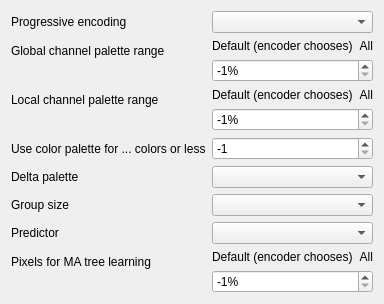
         <widget class="QWidget" name="modularEncodingParameters">
          <attribute name="title">
           <string>Modular parameters</string>
          </attribute>
          <layout class="QFormLayout" name="formLayout_3">
           <item row="0" column="0">
            <widget class="QLabel" name="lblResponsive">
             <property name="toolTip">
              <string>&lt;html&gt;&lt;head/&gt;&lt;body&gt;&lt;p&gt;Enables the 'Squeeze' transform that allows images to load progressively from low to high quality as data streams in.&lt;/p&gt;&lt;/body&gt;&lt;/html&gt;</string>
             </property>
             <property name="text">
              <string>Progressive encoding</string>
             </property>
            </widget>
           </item>
           <item row="0" column="1">
            <widget class="QComboBox" name="responsive">
             <property name="toolTip">
              <string>Enables or disables progressive encoding for modular mode.</string>
             </property>
            </widget>
           </item>
           <item row="1" column="0">
            <widget class="QLabel" name="lblChannelColorsGlobalPercent">
             <property name="toolTip">
              <string>&lt;html&gt;&lt;head/&gt;&lt;body&gt;&lt;p&gt;Controls how color values are mapped across the entire image. 'All' uses the full range; smaller percentages create more efficient compression for images with limited color ranges.&lt;/p&gt;&lt;/body&gt;&lt;/html&gt;</string>
             </property>
             <property name="text">
              <string>Global channel palette range</string>
             </property>
            </widget>
           </item>
           <item row="1" column="1">
            <layout class="QGridLayout" name="gridLayout2">
             <item row="1" column="0" colspan="2">
              <widget class="KisSliderSpinBox" name="channelColorsGlobalPercent">
               <property name="toolTip">
                <string>Use Global channel palette if the amount of colors is smaller than this percentage of range.
Use 0-100 to set an explicit percentage, -1 to use the encoder default.
Used for modular encoding.</string>
               </property>
               <property name="suffix">
                <string>%</string>
               </property>
               <property name="minimum">
                <number>-1</number>
               </property>
               <property name="maximum">
                <number>100</number>
               </property>
               <property name="value">
                <number>-1</number>
               </property>
               <property name="pageStep" stdset="0">
                <number>1</number>
               </property>
              </widget>
             </item>
             <item row="0" column="0">
              <widget class="QLabel" name="lblNone">
               <property name="text">
                <string comment="JPEG-XL encoder options">Default (encoder chooses)</string>
               </property>
              </widget>
             </item>
             <item row="0" column="1">
              <widget class="QLabel" name="lblBest">
               <property name="text">
                <string>All</string>
               </property>
               <property name="alignment">
                <set>Qt::AlignRight|Qt::AlignTrailing|Qt::AlignVCenter</set>
               </property>
              </widget>
             </item>
            </layout>
           </item>
           <item row="2" column="0">
            <widget class="QLabel" name="lblChannelColorsGroupPercent">
             <property name="toolTip">
              <string>&lt;html&gt;&lt;head/&gt;&lt;body&gt;&lt;p&gt;Controls color mapping within local 256×256 pixel tiles. More efficient for images with areas of limited color variety.&lt;/p&gt;&lt;/body&gt;&lt;/html&gt;</string>
             </property>
             <property name="text">
              <string>Local channel palette range</string>
             </property>
            </widget>
           </item>
           <item row="2" column="1">
            <layout class="QGridLayout" name="gridLayout3">
             <item row="1" column="0" colspan="2">
              <widget class="KisSliderSpinBox" name="channelColorsGroupPercent">
               <property name="toolTip">
                <string>Use Local (per-group) channel palette if the amount of colors is smaller than this percentage of range.
Use 0-100 to set an explicit percentage, -1 to use the encoder default.
Used for modular encoding.</string>
               </property>
               <property name="suffix">
                <string>%</string>
               </property>
               <property name="minimum">
                <number>-1</number>
               </property>
               <property name="maximum">
                <number>100</number>
               </property>
               <property name="value">
                <number>-1</number>
               </property>
               <property name="pageStep" stdset="0">
                <number>1</number>
               </property>
              </widget>
             </item>
             <item row="0" column="0">
              <widget class="QLabel" name="lblNone2">
               <property name="text">
                <string comment="JPEG-XL encoder options">Default (encoder chooses)</string>
               </property>
              </widget>
             </item>
             <item row="0" column="1">
              <widget class="QLabel" name="lblBest2">
               <property name="text">
                <string>All</string>
               </property>
               <property name="alignment">
                <set>Qt::AlignRight|Qt::AlignTrailing|Qt::AlignVCenter</set>
               </property>
              </widget>
             </item>
            </layout>
           </item>
           <item row="3" column="0">
            <widget class="QLabel" name="lblPaletteColors">
             <property name="toolTip">
              <string>&lt;html&gt;&lt;head/&gt;&lt;body&gt;&lt;p&gt;Activates palette-based compression when the image contains this number of unique colors or fewer. -1 lets the encoder decide automatically.&lt;/p&gt;&lt;/body&gt;&lt;/html&gt;</string>
             </property>
             <property name="text">
              <string>Use color palette for ... colors or less</string>
             </property>
            </widget>
           </item>
           <item row="3" column="1">
            <widget class="QSpinBox" name="paletteColors">
             <property name="sizePolicy">
              <sizepolicy hsizetype="Preferred" vsizetype="Fixed">
               <horstretch>0</horstretch>
               <verstretch>0</verstretch>
              </sizepolicy>
             </property>
             <property name="toolTip">
              <string>Use color palette if amount of colors is smaller than or equal to this amount, or -1 to use the encoder default.
Used for modular encoding.</string>
             </property>
             <property name="minimum">
              <number>-1</number>
             </property>
             <property name="maximum">
              <number>1000000000</number>
             </property>
             <property name="singleStep">
              <number>1</number>
             </property>
             <property name="value">
              <number>-1</number>
             </property>
             <property name="pageStep" stdset="0">
              <number>0</number>
             </property>
            </widget>
           </item>
           <item row="4" column="0">
            <widget class="QLabel" name="lblLossyPalette">
             <property name="toolTip">
              <string>&lt;html&gt;&lt;head/&gt;&lt;body&gt;&lt;p&gt;Enables relative color encoding that stores differences between predicted and actual colors. Excellent for near-lossless compression of smooth gradients without banding artifacts.&lt;/p&gt;&lt;/body&gt;&lt;/html&gt;</string>
             </property>
             <property name="text">
              <string comment="JPEG-XL encoder options">Delta palette</string>
             </property>
            </widget>
           </item>
           <item row="4" column="1">
            <widget class="QComboBox" name="lossyPalette">
             <property name="toolTip">
              <string>Enables or disables delta palette. Used in modular mode.</string>
             </property>
            </widget>
           </item>
           <item row="5" column="0">
            <widget class="QLabel" name="lblModularGroupSize">
             <property name="toolTip">
              <string>&lt;html&gt;&lt;head/&gt;&lt;body&gt;&lt;p&gt;Sets the tile size for compression. Larger groups may improve compression but require more memory.&lt;/p&gt;&lt;/body&gt;&lt;/html&gt;</string>
             </property>
             <property name="text">
              <string comment="JPEG-XL encoder options">Group size</string>
             </property>
            </widget>
           </item>
           <item row="5" column="1">
            <widget class="QComboBox" name="modularGroupSize">
             <property name="toolTip">
              <string>Group size for modular encoding.</string>
             </property>
            </widget>
           </item>
           <item row="6" column="1">
            <widget class="QComboBox" name="modularPredictor">
             <property name="toolTip">
              <string>Predictor for modular encoding.</string>
             </property>
            </widget>
           </item>
           <item row="6" column="0">
            <widget class="QLabel" name="lblModularPredictor">
             <property name="toolTip">
              <string>&lt;html&gt;&lt;head/&gt;&lt;body&gt;&lt;p&gt;Selects the algorithm used to predict pixel values based on surrounding pixels. Different predictors work better for different image types.&lt;/p&gt;&lt;/body&gt;&lt;/html&gt;</string>
             </property>
             <property name="text">
              <string comment="JPEG-XL encoder options">Predictor</string>
             </property>
            </widget>
           </item>
           <item row="7" column="0">
            <widget class="QLabel" name="lblModularMATreeLearningPercent">
             <property name="toolTip">
              <string>&lt;html&gt;&lt;head/&gt;&lt;body&gt;&lt;p&gt;Controls how many pixels are analyzed to build the meta-adaptive decision tree that selects the optimal predictor for each pixel. Higher values may improve compression but take longer.&lt;/p&gt;&lt;/body&gt;&lt;/html&gt;</string>
             </property>
             <property name="text">
              <string>Pixels for MA tree learning</string>
             </property>
            </widget>
           </item>
           <item row="7" column="1">
            <layout class="QGridLayout" name="gridLayout_2">
             <item row="0" column="1">
              <widget class="QLabel" name="lblMaximumDegradation">
               <property name="text">
                <string>All</string>
               </property>
               <property name="alignment">
                <set>Qt::AlignRight|Qt::AlignTrailing|Qt::AlignVCenter</set>
               </property>
              </widget>
             </item>
             <item row="0" column="0">
              <widget class="QLabel" name="lblNoDegradation">
               <property name="text">
                <string comment="JPEG-XL encoder options">Default (encoder chooses)</string>
               </property>
              </widget>
             </item>
             <item row="1" column="0" colspan="2">
              <widget class="KisSliderSpinBox" name="modularMATreeLearningPercent">
               <property name="toolTip">
                <string>Fraction of pixels used to learn MA trees as a percentage.
-1 = default, 0 = no MA and fast decode, 50 = default value, 100 = all.
Higher values use more encoder memory.</string>
               </property>
               <property name="suffix">
                <string>%</string>
               </property>
               <property name="minimum">
                <number>-1</number>
               </property>
               <property name="maximum">
                <number>100</number>
               </property>
               <property name="value">
                <number>-1</number>
               </property>
              </widget>
             </item>
            </layout>
           </item>
          </layout>
         </widget>
